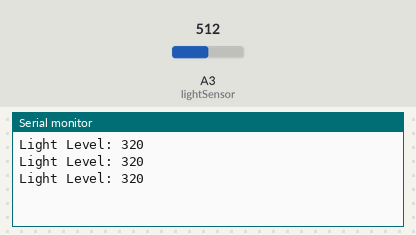
Recording of a sketch running on a simulated Arduino Uno, built with avr-gcc and run on an emulated ATmega328P. Parts: the last lines printed to the serial monitor. Inputs (shaded band) come from the test bench; at power-on: A3 (lightSensor) = 512.

Above: at 2.2 s.
2.3 s: A3 (lightSensor) set to 716
At 2.9 s:
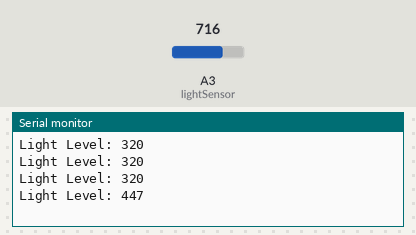
3.8 s: A3 (lightSensor) set to 900
At 4.3 s:
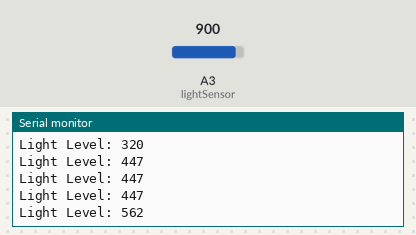
Timing chart, 0 to 6.8 s (numbered marks = the images above; inputs shaded):
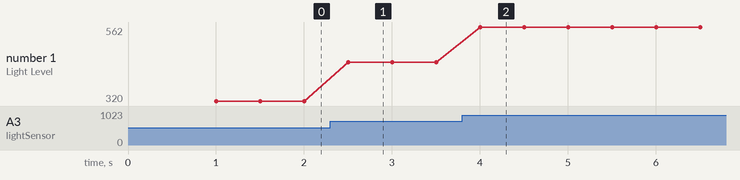

Measured:
- after the input at 2.3 s, the serial monitor: prints a new line after 0.20 s (image 1)
- after the input at 3.8 s, the serial monitor: prints a new line after 0.20 s (image 2)
- plotted number 1: 320 → 447 after the input at 2.3 s, 447 → 562 after the input at 3.8 s

The sketch:

lightSensor.ino
```cpp
// (licence header left out)
// included libraries
#include "Arduino_SensorKit.h"

// define connection objects

// global variables
int lightSensor = A3;

void setup() {
  // put your setup code here, to run once:
  Serial.begin(9600);

  delay(1000);  // wait for setup intialization to complete
}

void loop() {
  // put your main code here, to run repeatedly:
  // read the raw value form the light sensor
  int rawLight = analogRead(lightSensor);

  // map the raw light sensor values 0-1023 down to 0-100 to represent 0 - 100%
  int light = map(rawLight, 0, 160, 0, 100);  // tighening scale to maiximize reading

  // output to serial monitor
  Serial.print("Light Level: ");
  Serial.println(light);

  delay(500); // add a delay to only read and print every 1 second

  // end of file
}
```
